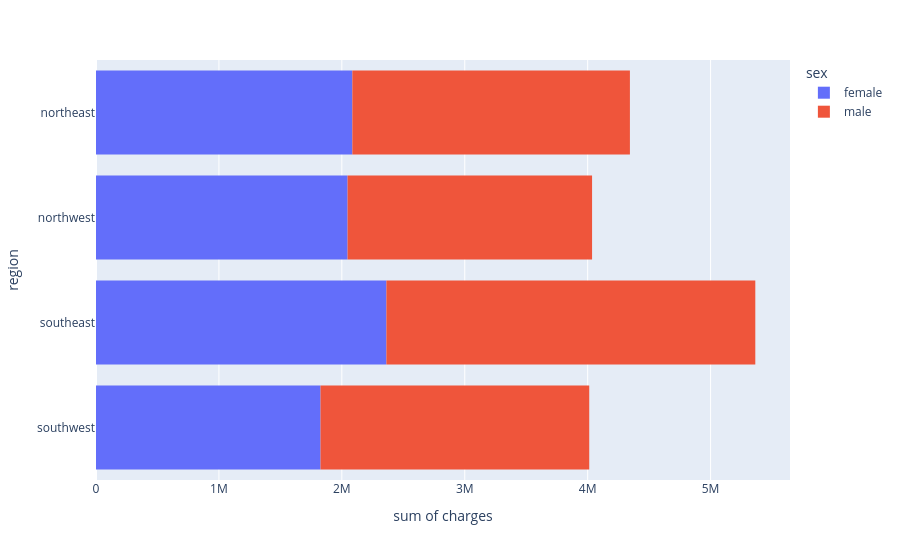

The notebook cell saved with this chart:
### Markdown cell above
We can make the following observations from the above graph:

* For most customers, the annual medical charges are under \\$10,000. Only a small fraction of customer have higher medical expenses, possibly due to accidents, major illnesses and genetic diseases. The distribution follows a "power law"
* There is a significant difference in medical expenses between smokers and non-smokers. While the median for non-smokers is \\$7300, the median for smokers is close to \\$35,000.


> **EXERCISE**: Visualize the distribution of medical charges in connection with other factors like "sex" and "region". What do you observe?

### Code cell
figx1 = px.histogram(data_frame=df,
                     x='charges',
                     y='region',
                     color='sex')
figx1

### Figure 1 — Plotly figure (JSON) as saved in the notebook; plotly's stock layout.template omitted (floating-point values rounded to 4 significant figures; data arrays with more than 128 entries replaced by an {"elided": "..."} marker saying what was removed)
{"data": [{"bingroup": "y", "histfunc": "sum", "hovertemplate": "sex=female<br>sum of charges=%{x}<br>region=%{y}<extra></extra>", "legendgroup": "female", "marker": {"color": "#636efa", "pattern": {"shape": ""}}, "name": "female", "orientation": "h", "showlegend": true, "type": "histogram", "x": {"elided": "662 float values"}, "xaxis": "x", "y": {"elided": "662 str values"}, "yaxis": "y"}, {"bingroup": "y", "histfunc": "sum", "hovertemplate": "sex=male<br>sum of charges=%{x}<br>region=%{y}<extra></extra>", "legendgroup": "male", "marker": {"color": "#EF553B", "pattern": {"shape": ""}}, "name": "male", "orientation": "h", "showlegend": true, "type": "histogram", "x": {"elided": "676 float values"}, "xaxis": "x", "y": {"elided": "676 str values"}, "yaxis": "y"}], "layout": {"barmode": "relative", "legend": {"title": {"text": "sex"}, "tracegroupgap": 0}, "margin": {"t": 60}, "xaxis": {"anchor": "y", "domain": [0, 1], "title": {"text": "sum of charges"}}, "yaxis": {"anchor": "x", "domain": [0, 1], "title": {"text": "region"}}}}
